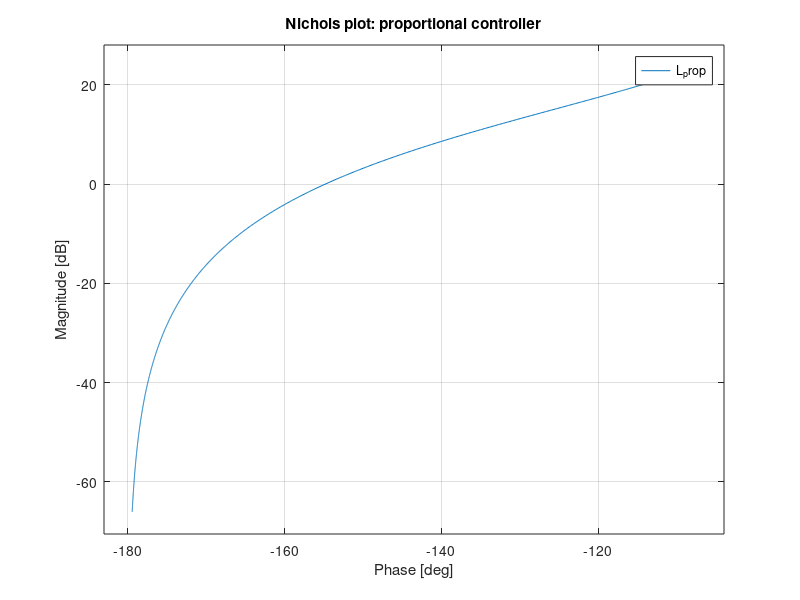
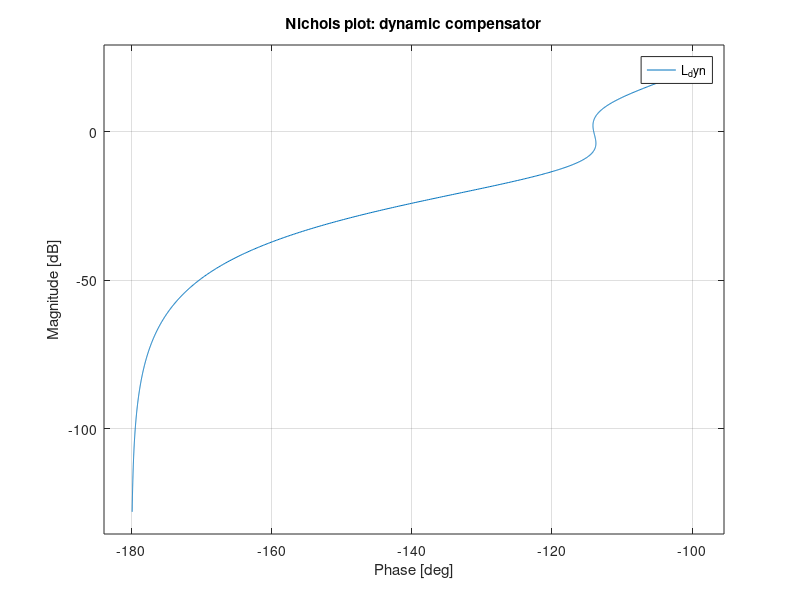
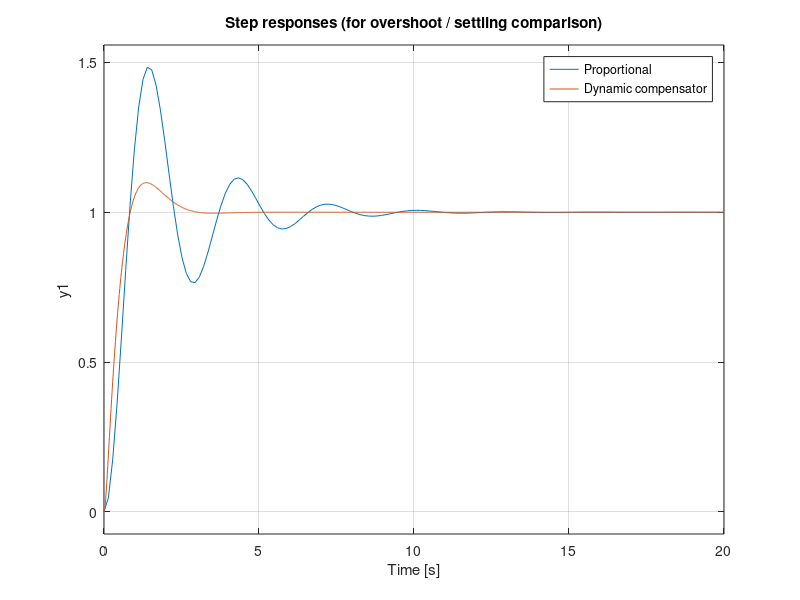

Write the MATLAB code that produced these figures, in order.
% Plant
s = tf('s');
G = 1 / (s * (s + 1));

% Proportional controller
Kp = 5;
L_prop = Kp * G;

figure;
nichols(L_prop);
grid on;
title('Nichols plot: proportional controller');

% First-order dynamic compensator
Kc    = 4;
tau_z = 0.5;
tau_p = 0.05;
Kdyn  = Kc * (tau_z * s + 1) / (tau_p * s + 1);
L_dyn = Kdyn * G;

figure;
nichols(L_dyn);
grid on;
title('Nichols plot: dynamic compensator');

% Closed-loop responses for comparison
T_prop = feedback(L_prop, 1);
T_dyn  = feedback(L_dyn, 1);

figure;
step(T_prop, T_dyn);
legend('Proportional', 'Dynamic compensator');
title('Step responses (for overshoot / settling comparison)');
